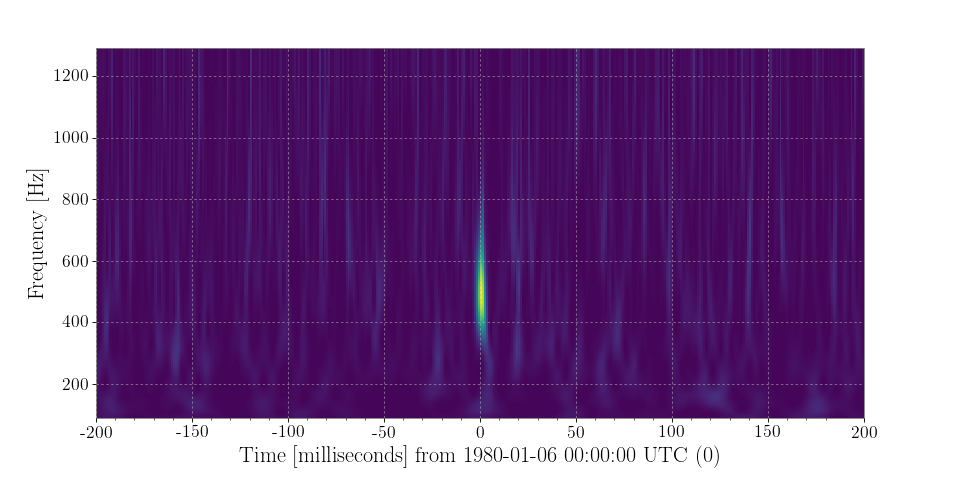

The Python source for this figure:
from numpy.random import normal
from scipy.signal import gausspulse
from gwpy.timeseries import TimeSeries

# Generate a `TimeSeries` containing Gaussian noise sampled at 4096 Hz,
# centred on GPS time 0, with a sine-Gaussian pulse ('glitch') at
# 500 Hz:

noise = TimeSeries(normal(loc=1, size=4096*4), sample_rate=4096, epoch=-2)
glitch = TimeSeries(gausspulse(noise.times.value, fc=500) * 4, sample_rate=4096)
data = noise + glitch

# Compute and plot the Q-transform of these data:

q = data.q_transform()
plot = q.plot()
plot.set_xlim(-.2, .2)
plot.set_epoch(0)
plot.show()
